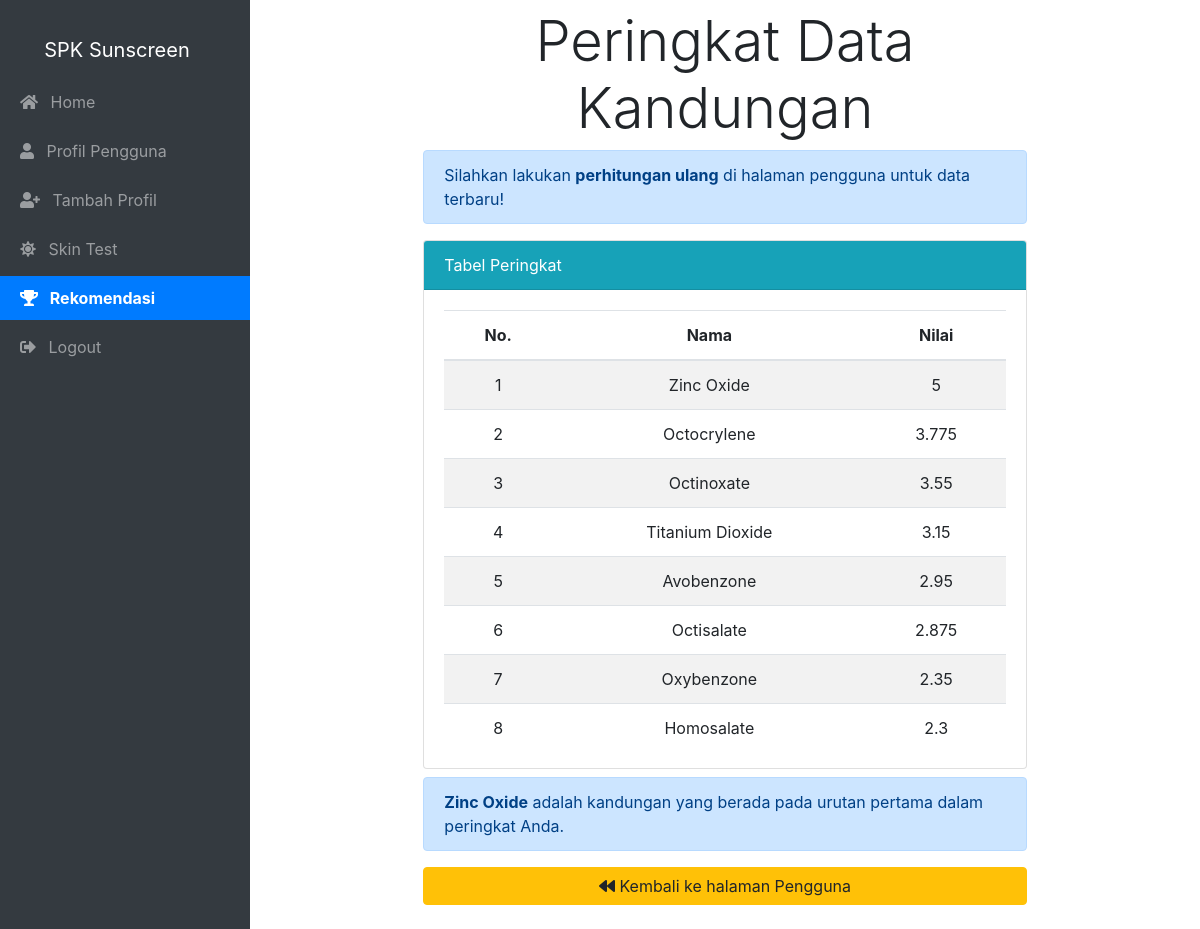
The app's page /peringkat.php (signed in) with its own data.
### tables this page shows
CREATE TABLE `peringkat` (
  `id_peringkat` int(11) NOT NULL,
  `kandungan_id` int(11) NOT NULL,
  `pengguna_id` int(11) NOT NULL,
  `nilai_total` float NOT NULL
);

CREATE TABLE `kandungan_sunscreen` (
  `id_kandungan` int(11) NOT NULL,
  `nama` varchar(128) NOT NULL,
  `kriteria_jenis_kulit` int(11) NOT NULL,
  `kriteria_masalah_kulit` int(11) NOT NULL,
  `kriteria_reaksi_alergi` int(11) NOT NULL,
  `kriteria_aktivitas_pengguna` int(11) NOT NULL
);

### functions.php (called while the page is built, shortened)
<?php
$conn = mysqli_connect('localhost', 'root', '', 'spk_ss');
function query($query)
{
    global $conn;
    $res = mysqli_query($conn, $query);
    $rows = [];
    while ($row = mysqli_fetch_assoc($res)) {
        $rows[] = $row;
    }
    return $rows;
}

### peringkat.php (the view, shortened to what this page needs)
<?php
require_once('functions.php');
$id_pengguna_login = $_SESSION['pengguna_id'];
if (isset($_POST['ranking'])) {
    $jmlData = $_POST['jmlData'];
    mysqli_query($conn, "DELETE FROM peringkat WHERE pengguna_id = '$id_pengguna_login'");
    for ($i = 1; $i <= $jmlData; $i++) {
        $id_kandungan = $_POST['kandungan' . $i];
        $total = $_POST['total' . $i];
        mysqli_query($conn, "REPLACE INTO peringkat(id_peringkat, kandungan_id, pengguna_id, nilai_total) VALUES(NULL, $id_kandungan, $id_pengguna_login, $total)");
    }
} else {
    $empty = true;
}
$query = query("SELECT * FROM kandungan_sunscreen k INNER JOIN peringkat p ON k.id_kandungan = p.kandungan_id WHERE p.pengguna_id = '$id_pengguna_login' ORDER BY nilai_total DESC");
?>
<!DOCTYPE html>
<html lang="en">
<head>
    <link rel="stylesheet" href="https://cdn.jsdelivr.net/npm/bootstrap@4.5.3/dist/css/bootstrap.min.css">
    <link rel="stylesheet" href="https://cdnjs.cloudflare.com/ajax/libs/font-awesome/5.11.0/css/all.min.css">
    <link rel="stylesheet" href="assets/css/style.css">
</head>
<body>
    <?php
    include_once('template.php');
    ?>
    <div class="container">
        <div class="row mt-2 d-flex justify-content-center ">
            <div class="col-md-8">
                <div class="display-4 text-center mb-2">
                    Peringkat Data Kandungan
                </div>
                <?php if (isset($empty)) : ?>
                    <div class='alert alert-primary mt-2' role='alert'>
                        <div class='display-6'> Silahkan lakukan <b>perhitungan ulang</b> di halaman pengguna untuk data terbaru!</div>
                    </div>
                <?php endif; ?>
                <div class="card">
                    <div class="card-header badge-info">
                        <div class="display-6">Tabel Peringkat</div>
                    </div>
                    <div class="card-body pb-0 mb-0">
                        <table class="table table-hover table-striped text-center">
                            <thead>
                                <tr>
                                    <th>No.</th>
                                    <th>Nama</th>
                                    <th>Nilai</th>
                                </tr>
                            </thead>
                            <tbody>
                                <?php $i = 1; ?>
                                <?php if (!empty($query)) : ?>
                                    <?php foreach ($query as $q) : ?>
                                        <tr>
                                            <td><?= $i; ?></td>
                                            <td><?= $q['nama']; ?></td>
                                            <td><?= $q['nilai_total']; ?></td>
                                        </tr>
                                        <?php $i++; ?>
                                    <?php endforeach; ?>
                                <?php else : ?>
                                    <tr>
                                        <td colspan="3">Tidak ada data peringkat untuk pengguna ini.</td>
                                    </tr>
                                <?php endif; ?>
                            </tbody>
                        </table>
                    </div>
                </div>
                <div class="alert alert-primary mt-2" role="alert">
                    <div class="display-6">
                        <?php if (!empty($query)) : ?>
                            <b><?= $query[0]["nama"]; ?></b> adalah kandungan yang berada pada urutan pertama dalam peringkat Anda.
                        <?php else : ?>
                            Tidak ada data peringkat untuk ditampilkan untuk pengguna ini.
                        <?php endif; ?>
                    </div>
                </div>
                <a href="pengguna.php" class="btn btn-warning btn-block mb-4"><i class="fa fa-backward"></i> Kembali ke halaman Pengguna</a>
            </div>
            </div>
        </div>
</body>
</html>

### template.php (style rules this page uses)
body { display: flex; min-height: 100vh; margin: 0; padding: 0; }

### records on screen
peringkat: kandungan.nama "Zinc Oxide", nilai_total "5"
peringkat: kandungan.nama "Octocrylene", nilai_total "3.775"
peringkat: kandungan.nama "Octinoxate", nilai_total "3.55"
peringkat: kandungan.nama "Titanium Dioxide", nilai_total "3.15"
peringkat: kandungan.nama "Avobenzone", nilai_total "2.95"
peringkat: kandungan.nama "Octisalate", nilai_total "2.875"
peringkat: kandungan.nama "Oxybenzone", nilai_total "2.35"
peringkat: kandungan.nama "Homosalate", nilai_total "2.3"
kandungan_sunscreen: nama "Zinc Oxide"
